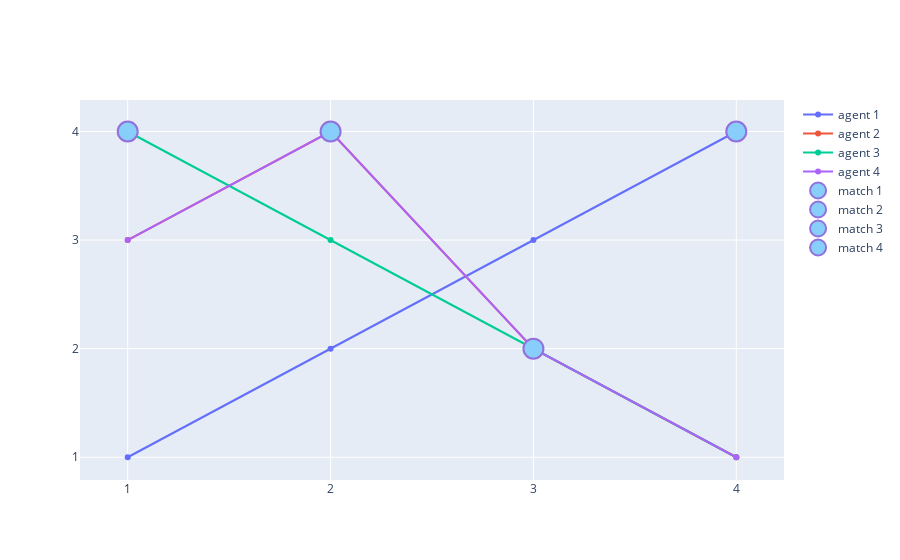

Here is the notebook cell this chart was saved with:
### Code cell
# example 1 from "The crawler"
preference = rank_to_score(example_1_the_crawler()[0])
x = np.arange(1,len(preference)+1)
result_list, preferneces = crawler_algorithm(preference)
print(result_list)
num = len(preference)
fig = go.Figure()
for i,pref in enumerate(preference):
    fig.add_trace(go.Scatter(x=x, y=pref,
                        mode='lines+markers',
                        name=f'agent {i+1}'))
for i,pref in enumerate(preference):
    result = result_list[i]
    fig.add_trace(go.Scatter(x=[result[1]+1], y=[preference[result[0]][result[1]]],
                        mode='markers',
                        marker=dict(
                            color='LightSkyBlue',
                            size=20,
                            line=dict(
                                color='MediumPurple',
                                width=2
                            )
                        ),
                        hovertext=f'Match agent {result[0]+1} with object {result[1]+1}',
                        hoverinfo='text+name',
                        name=f'match {i+1}'))
fig.update_layout(
    xaxis = dict(
        tickmode = 'linear',
        tick0 = 0,
        dtick = 1
    ),
    yaxis = dict(
        tickmode = 'linear',
        tick0 = 0,
        dtick = 1
    ),
)

int_range = widgets.IntSlider(value=0,max=num,min=0)

display(fig)

### Figure 1 — Plotly figure (JSON) as saved in the notebook; plotly's stock layout.template omitted (floating-point values rounded to 4 significant figures)
{"data": [{"mode": "lines+markers", "name": "agent 1", "type": "scatter", "x": [1, 2, 3, 4], "y": [1, 2, 3, 4]}, {"mode": "lines+markers", "name": "agent 2", "type": "scatter", "x": [1, 2, 3, 4], "y": [3, 4, 2, 1]}, {"mode": "lines+markers", "name": "agent 3", "type": "scatter", "x": [1, 2, 3, 4], "y": [4, 3, 2, 1]}, {"mode": "lines+markers", "name": "agent 4", "type": "scatter", "x": [1, 2, 3, 4], "y": [3, 4, 2, 1]}, {"hoverinfo": "text+name", "hovertext": "Match agent 2 with object 2", "marker": {"color": "LightSkyBlue", "line": {"color": "MediumPurple", "width": 2}, "size": 20}, "mode": "markers", "name": "match 1", "type": "scatter", "x": [2], "y": [4]}, {"hoverinfo": "text+name", "hovertext": "Match agent 3 with object 1", "marker": {"color": "LightSkyBlue", "line": {"color": "MediumPurple", "width": 2}, "size": 20}, "mode": "markers", "name": "match 2", "type": "scatter", "x": [1], "y": [4]}, {"hoverinfo": "text+name", "hovertext": "Match agent 4 with object 3", "marker": {"color": "LightSkyBlue", "line": {"color": "MediumPurple", "width": 2}, "size": 20}, "mode": "markers", "name": "match 3", "type": "scatter", "x": [3], "y": [2]}, {"hoverinfo": "text+name", "hovertext": "Match agent 1 with object 4", "marker": {"color": "LightSkyBlue", "line": {"color": "MediumPurple", "width": 2}, "size": 20}, "mode": "markers", "name": "match 4", "type": "scatter", "x": [4], "y": [4]}], "layout": {"xaxis": {"dtick": 1, "tick0": 0, "tickmode": "linear"}, "yaxis": {"dtick": 1, "tick0": 0, "tickmode": "linear"}}}
